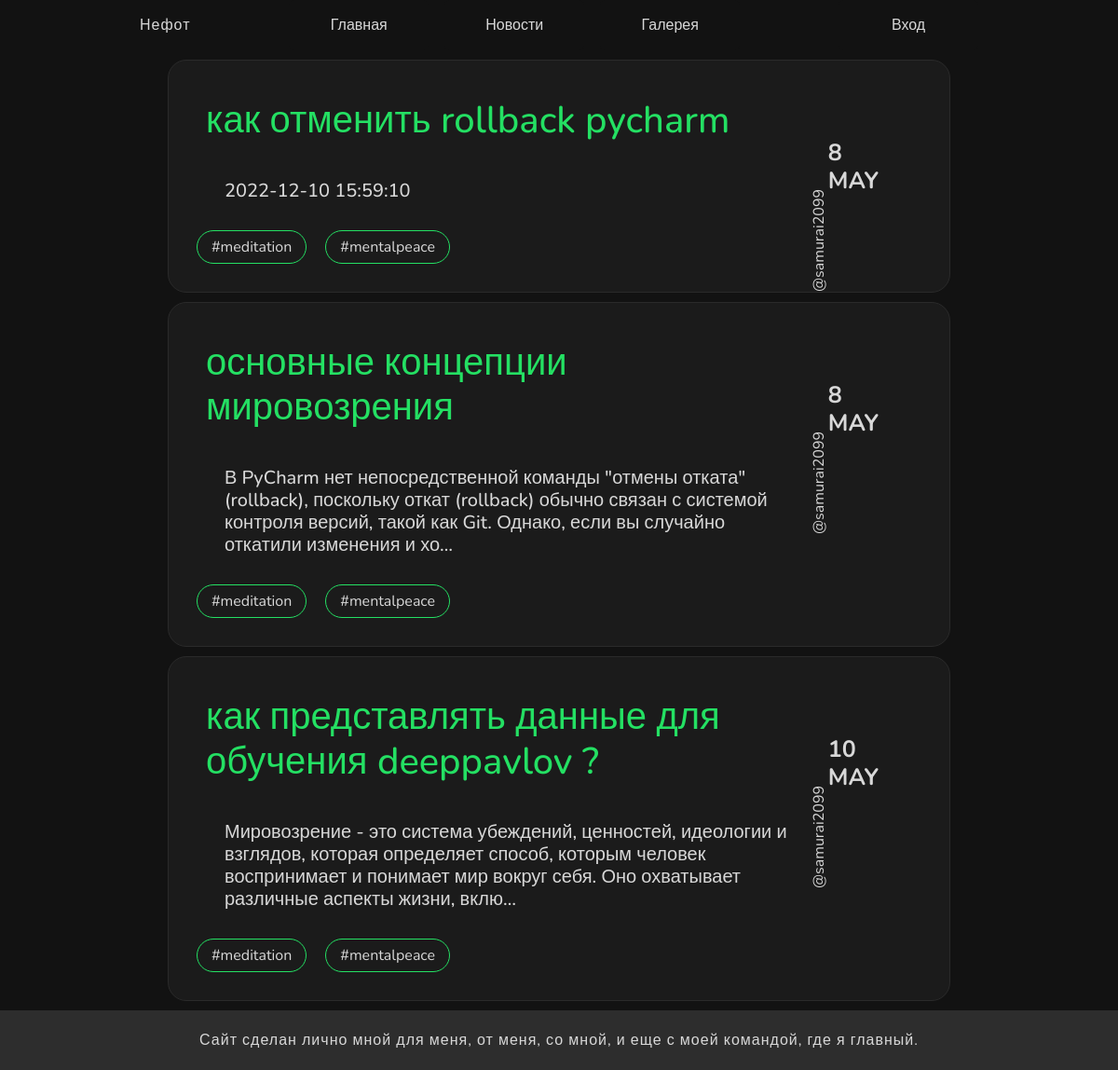
/blog/, run on an earlier commit of the app's database.
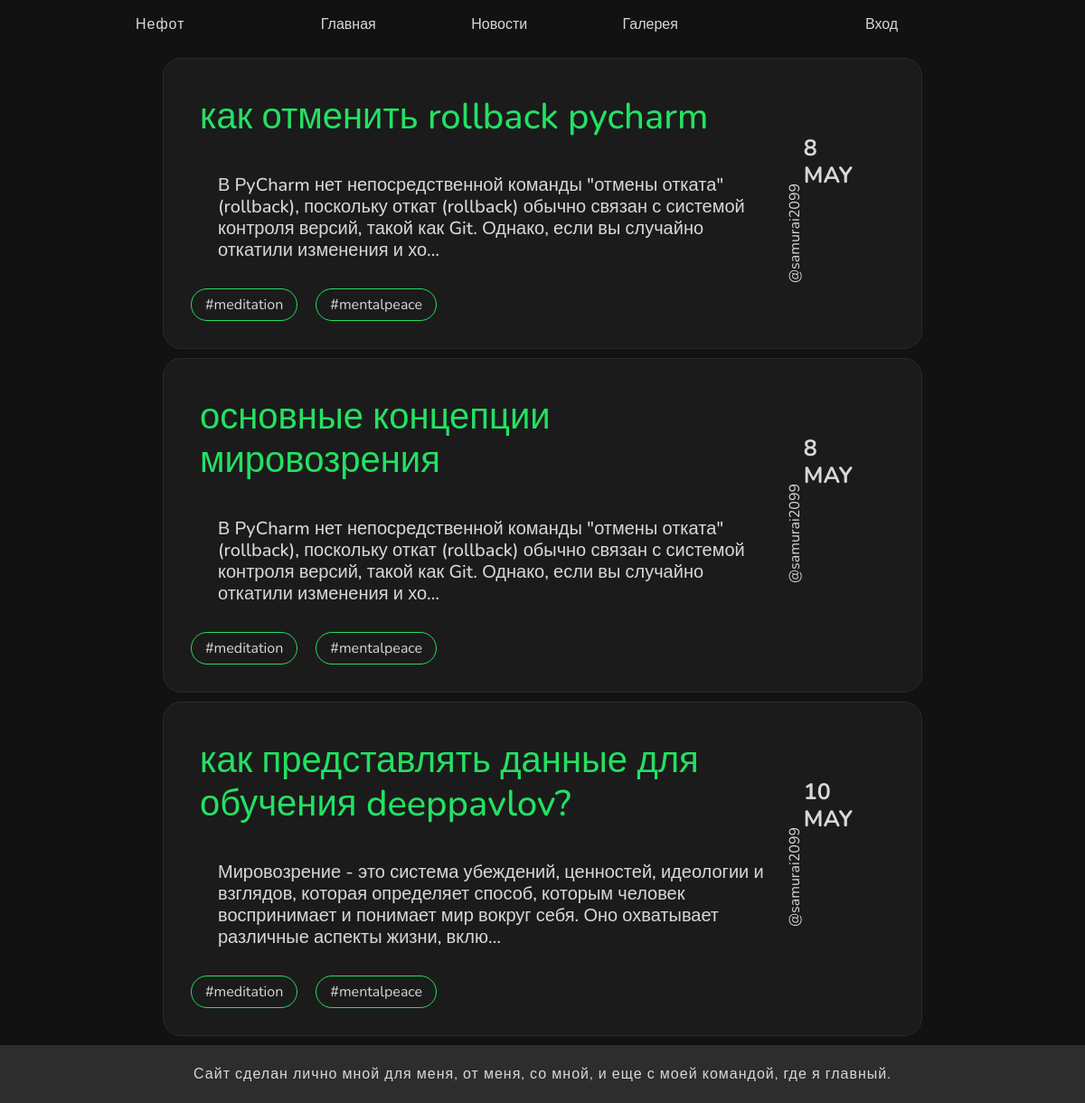
And on a later commit of the database.
### blog/models.py (models this page shows, shortened)
class Blog(models.Model):
    title = models.CharField(max_length=100, verbose_name="Название статьи")
    subtitle = models.CharField(max_length=2550000, verbose_name="Текст статьи")
    time = models.DateTimeField(auto_now=False, default=timezone.now, verbose_name="дата")
    class Meta:
        verbose_name = "Блоги"
        verbose_name_plural = "Блоги"

### blog/views.py (the view)
# urls.py: path('', views.all_blogs,name='all_blogs'),
def all_blogs(request):
    blog = Blog.objects.all()
    return render(request, 'blog/all_blogs.html', {"blog": blog})

### blog/templates/blog/all_blogs.html
{% extends 'blog/base.html' %} {% load static %} {% block content %}
    <section>
        {% for blog in blog %}
            <form action="{% url 'detail' blog.id %}" target="GET">
                <button class="box">
                    <div class="feed-desktop">
                        <div class="group">
                            <h1>{{ blog.title }}</h1>
                            <h2>{{ blog.subtitle |safe| truncatechars:200 }}</h2>
                        </div>
                        <div class="group-2">
                            <p>@samurai2099</p>
                            <h2>{{ blog.time.day }}<br/>MAY</h2>
                        </div>
                    </div>
                    <div class="tags">
                        <div class="tag"><div><p>#meditation</p></div></div>
                        <div class="tag"><div><p>#mentalpeace</p></div></div>
                    </div>
                </button>
            </form>
        {% endfor %}
    </section>
{% endblock %}

What changed in the data, as far as the page shows it:
changed Blog "как отменить rollback pycharm": subtitle "2022-12-10 15:59:10" → "В PyCharm нет непосредственной команды \"отмены отката\" (rollback), поскольку откат (rollback) обычно связан с системой контроля версий, такой как Git. Однако, если вы случайно откатили изменения и хо…"
changed Blog: title "как представлять данные для обучения deeppavlov ?" → "как представлять данные для обучения deeppavlov?"
